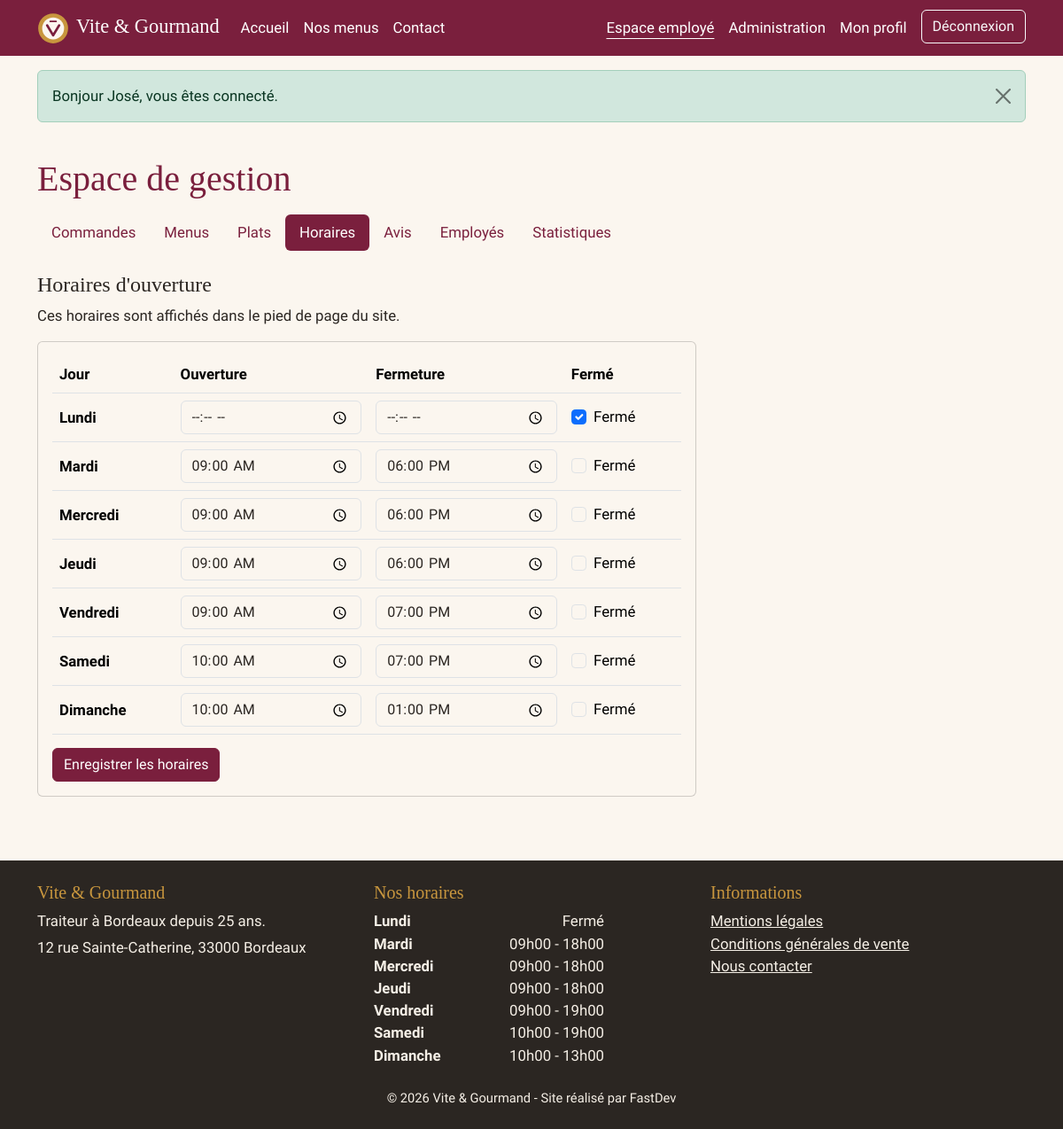
The app's page /employe/horaires (signed in) with its own data.
### tables this page shows
CREATE TABLE horaire (
    horaire_id      INT UNSIGNED AUTO_INCREMENT PRIMARY KEY,
    jour            ENUM('lundi','mardi','mercredi','jeudi','vendredi','samedi','dimanche') NOT NULL UNIQUE,
    heure_ouverture TIME NULL,
    heure_fermeture TIME NULL,
    ferme           BOOLEAN NOT NULL DEFAULT FALSE
);

### pages/employe/horaires.php (called while the page is built, shortened)
<?php
$errors = [];
render('employe/horaires', ['title' => 'Gestion des horaires', 'horaires' => horaires(), 'errors' => $errors]);

### public/index.php (called while the page is built, shortened)
<?php
$routes = [
    '/'                        => ['accueil', PUBLIC_],
    '/menus'                   => ['menus', PUBLIC_],
    '/menu'                    => ['menu', PUBLIC_],
    '/contact'                 => ['contact', PUBLIC_],
    '/mentions-legales'        => ['mentions-legales', PUBLIC_],
    '/cgv'                     => ['cgv', PUBLIC_],
    '/inscription'             => ['auth/inscription', PUBLIC_],
    '/connexion'               => ['auth/connexion', PUBLIC_],
    '/deconnexion'             => ['auth/deconnexion', CONNECTE],
    '/mot-de-passe-oublie'     => ['auth/mot-de-passe-oublie', PUBLIC_],
    '/reinitialiser'           => ['auth/reinitialiser', PUBLIC_],
    '/api/menus'               => ['api/menus', PUBLIC_],
    '/commander'               => ['commande/commander', CLIENT],
    '/espace'                  => ['espace/commandes', CLIENT],
    '/espace/commande'         => ['espace/commande', CLIENT],
    '/espace/commande/modifier'=> ['espace/modifier', CLIENT],
    '/espace/avis'             => ['espace/avis', CLIENT],
    '/espace/profil'           => ['espace/profil', CONNECTE],
    '/employe'                 => ['employe/commandes', STAFF],
    '/employe/commande'        => ['employe/commande', STAFF],
    '/employe/menus'           => ['employe/menus', STAFF],
    '/employe/menu'            => ['employe/menu-form', STAFF],
    '/employe/plats'           => ['employe/plats', STAFF],
    '/employe/horaires'        => ['employe/horaires', STAFF],
    '/employe/avis'            => ['employe/avis', STAFF],
    '/admin/employes'          => ['admin/employes', ADMIN],
    '/admin/statistiques'      => ['admin/statistiques', ADMIN],
    '/api/statistiques'        => ['api/statistiques', ADMIN],
];
$path = rtrim(current_path(), '/') ?: '/';
try {
    [$page, $roles] = $routes[$path];
    Auth::refresh();
    require dirname(__DIR__) . '/pages/' . $page . '.php';
} catch (\Throwable $e) {
    error_log((string) $e);
    if (App\Env::bool('APP_DEBUG')) {
        throw $e;
    }
    abort(500, 'Une erreur inattendue est survenue. Veuillez réessayer plus tard.');
}

### src/Auth.php (called while the page is built, shortened)
<?php
final class Auth
{
    public static function user(): ?array
    {
        return $_SESSION['user'] ?? null;
    }
    public static function id(): ?int
    {
        return self::user()['id'] ?? null;
    }
    public static function hasRole(string ...$roles): bool
    {
        $user = self::user();
        return $user !== null && in_array($user['role'], $roles, true);
    }
    public static function isStaff(): bool
    {
        return self::hasRole(self::EMPLOYE, self::ADMIN);
    }
    public static function refresh(): void
    {
        $row = Database::run(
            'SELECT u.actif, r.libelle AS role FROM utilisateur u JOIN role r ON r.role_id = u.role_id
             WHERE u.utilisateur_id = :id',
            ['id' => self::id()]
        )->fetch();
    }
}

### src/Env.php (called while the page is built, shortened)
<?php
final class Env
{
    public static function get(string $key, string $default = ''): string
    {
        $value = getenv($key);
        return $value === false ? $default : $value;
    }
}

### src/Database.php (called while the page is built, shortened)
<?php
final class Database
{
    private static ?PDO $pdo = null;
    public static function pdo(): PDO
    {
        if (self::$pdo === null) {
            $dsn = sprintf(
                'mysql:host=%s;port=%s;dbname=%s;charset=utf8mb4',
                Env::get('DB_HOST', '127.0.0.1'),
                Env::get('DB_PORT', '3306'),
                Env::get('DB_NAME', 'vite_gourmand')
            );
            $options = [
                PDO::ATTR_ERRMODE            => PDO::ERRMODE_EXCEPTION,
                PDO::ATTR_DEFAULT_FETCH_MODE => PDO::FETCH_ASSOC,
                PDO::ATTR_EMULATE_PREPARES   => false,
            ];
            $ca = Env::get('DB_SSL_CA');
            self::$pdo = new PDO($dsn, Env::get('DB_USER', 'root'), Env::get('DB_PASSWORD'), $options);
            self::$pdo->exec("SET time_zone = '" . (new \DateTimeImmutable())->format('P') . "'");
        }
        return self::$pdo;
    }
    public static function run(string $sql, array $params = []): \PDOStatement
    {
        $stmt = self::pdo()->prepare($sql);
        $stmt->execute($params);
        return $stmt;
    }
}

### templates/pages/employe/horaires.php (the view, shortened to what this page needs)
<div class="container py-4">
    <h1 class="mb-3">Espace de gestion</h1>
    <?= render_partial('partials/nav-staff') ?>
    <h2 class="h4">Horaires d'ouverture</h2>
    <p>Ces horaires sont affichés dans le pied de page du site.</p>
    <form method="post" action="/employe/horaires" class="card card-body col-lg-8" novalidate>
        <table class="table align-middle mb-3">
            <thead><tr><th scope="col">Jour</th><th scope="col">Ouverture</th><th scope="col">Fermeture</th><th scope="col">Fermé</th></tr></thead>
            <tbody>
            <?php foreach ($horaires as $h): $id = (int) $h['horaire_id']; $ferme = $_POST ? !empty($_POST['horaires'][$id]['ferme']) : (bool) $h['ferme']; ?>
                <tr>
                    <th scope="row"><?= e(ucfirst($h['jour'])) ?></th>
                    <td><label class="visually-hidden" for="o-<?= $id ?>">Ouverture le <?= e($h['jour']) ?></label>
                        <input type="time" class="form-control" id="o-<?= $id ?>" name="horaires[<?= $id ?>][ouverture]" value="<?= e($_POST['horaires'][$id]['ouverture'] ?? substr((string) $h['heure_ouverture'], 0, 5)) ?>"></td>
                    <td><label class="visually-hidden" for="f-<?= $id ?>">Fermeture le <?= e($h['jour']) ?></label>
                        <input type="time" class="form-control" id="f-<?= $id ?>" name="horaires[<?= $id ?>][fermeture]" value="<?= e($_POST['horaires'][$id]['fermeture'] ?? substr((string) $h['heure_fermeture'], 0, 5)) ?>"></td>
                    <td><div class="form-check">
                        <input class="form-check-input" type="checkbox" id="x-<?= $id ?>" name="horaires[<?= $id ?>][ferme]" value="1" <?= $ferme ? 'checked' : '' ?>>
                        <label class="form-check-label" for="x-<?= $id ?>"><span class="visually-hidden">Fermé le <?= e($h['jour']) ?></span><span aria-hidden="true">Fermé</span></label>
                    </div></td>
                </tr>
            <?php endforeach; ?>
            </tbody>
        </table>
        <button type="submit" class="btn btn-bordeaux align-self-start">Enregistrer les horaires</button>
    </form>
</div>

### templates/layout.php (shortened to what this page needs)
<?php
$user = Auth::user();
?>
<!DOCTYPE html>
<html lang="fr">
<head>
    <link href="https://cdn.jsdelivr.net/npm/bootstrap@5.3.3/dist/css/bootstrap.min.css" rel="stylesheet"
>
    <link href="/assets/css/style.css" rel="stylesheet">
</head>
<body>
<header>
    <nav class="navbar navbar-expand-lg navbar-dark bg-bordeaux" aria-label="Menu principal">
        <div class="container">
            <a class="navbar-brand" href="/">
                <img src="/assets/img/logo.svg" alt="" width="36" height="36" class="me-2">Vite &amp; Gourmand
            </a>
            <div class="collapse navbar-collapse" id="navPrincipale">
                <ul class="navbar-nav me-auto">
                    <li class="nav-item"><a class="nav-link<?= nav_active('/') ?>" href="/">Accueil</a></li>
                    <li class="nav-item"><a class="nav-link<?= nav_active('/menus') ?>" href="/menus">Nos menus</a></li>
                    <li class="nav-item"><a class="nav-link<?= nav_active('/contact') ?>" href="/contact">Contact</a></li>
                </ul>
                <ul class="navbar-nav">
                    <?php if ($user === null): ?>
                        <li class="nav-item"><a class="nav-link<?= nav_active('/connexion') ?>" href="/connexion">Connexion</a></li>
                        <li class="nav-item"><a class="btn btn-or ms-lg-2" href="/inscription">Créer un compte</a></li>
                    <?php else: ?>
                        <?php if (Auth::isStaff()): ?>
                            <li class="nav-item"><a class="nav-link<?= nav_active('/employe') ?>" href="/employe">Espace employé</a></li>
                        <?php endif; ?>
                        <?php if ($user['role'] === Auth::ADMIN): ?>
                            <li class="nav-item"><a class="nav-link<?= nav_active('/admin/statistiques') ?>" href="/admin/statistiques">Administration</a></li>
                        <?php endif; ?>
                        <li class="nav-item"><a class="nav-link<?= nav_active('/espace/profil') ?>" href="/espace/profil">Mon profil</a></li>
                        <li class="nav-item">
                            <form action="/deconnexion" method="post" class="d-inline">
                                <button type="submit" class="btn btn-outline-light ms-lg-2">Déconnexion</button>
                            </form>
                        </li>
                    <?php endif; ?>
                </ul>
            </div>
        </div>
    </nav>
</header>
<main id="contenu" tabindex="-1">
    <?php $messages = flashes(); if ($messages): ?>
        <div class="container mt-3">
            <?php foreach ($messages as $m): ?>
                <div class="alert alert-<?= e($m['type']) ?> alert-dismissible fade show" role="alert">
                    <?= e($m['message']) ?>
                    <button type="button" class="btn-close" data-bs-dismiss="alert" aria-label="Fermer le message"></button>
                </div>
            <?php endforeach; ?>
        </div>
    <?php endif; ?>
    <?= $contenu ?>
</main>
<footer class="footer mt-5">
    <div class="container py-4">
        <div class="row g-4">
            <div class="col-md-4">
                <h2 class="h5">Vite &amp; Gourmand</h2>
                <p class="mb-1">Traiteur à Bordeaux depuis 25 ans.</p>
                <p class="mb-0">12 rue Sainte-Catherine, 33000 Bordeaux</p>
            </div>
            <div class="col-md-4">
                <h2 class="h5">Nos horaires</h2>
                <ul class="list-unstyled horaires mb-0">
                    <?php $horaires = horaires(); if (!$horaires): ?><li>Horaires momentanément indisponibles</li><?php endif; ?>
                    <?php foreach ($horaires as $h): ?>
                        <li>
                            <span class="jour"><?= e(ucfirst($h['jour'])) ?></span>
                            <span><?= $h['ferme'] ? 'Fermé' : e(heure_fr($h['heure_ouverture']) . ' - ' . heure_fr($h['heure_fermeture'])) ?></span>
                        </li>
                    <?php endforeach; ?>
                </ul>
            </div>
            <div class="col-md-4">
                <h2 class="h5">Informations</h2>
                <ul class="list-unstyled mb-0">
                    <li><a href="/mentions-legales">Mentions légales</a></li>
                    <li><a href="/cgv">Conditions générales de vente</a></li>
                    <li><a href="/contact">Nous contacter</a></li>
                </ul>
            </div>
        </div>
        <p class="text-center small mt-4 mb-0">&copy; <?= date('Y') ?> Vite &amp; Gourmand - Site réalisé par FastDev</p>
    </div>
</footer>
</body>
</html>

### public/assets/css/style.css (style rules this page uses)
:root { --vg-bordeaux: #7A1F3D; --vg-bordeaux-fonce: #5A1530; --vg-creme: #FBF6EF; --vg-creme-fonce: #F3E8D8; --vg-or: #C8963E; --vg-sauge: #3F5A3B; --vg-encre: #2B2622; --bs-body-font-family: 'Source Sans 3', system-ui, sans-serif; --bs-body-color: var(--vg-encre); --bs-body-bg: var(--vg-creme); --bs-link-color-rgb: 122, 31, 61; --bs-link-hover-color-rgb: 90, 21, 48; }
body { font-size: 1.05rem; }
h1, h2, h3, .h1, .h2, .h3, .navbar-brand, .atout-chiffre { font-family: 'Playfair Display', Georgia, serif; color: var(--vg-bordeaux); }
.h5, .h6, h4, h5, h6 { color: var(--vg-encre); }
.bg-bordeaux { background-color: var(--vg-bordeaux) !important; }
.navbar-brand { color: #fff !important; font-size: 1.4rem; }
.navbar-dark .nav-link { color: #fff; }
.navbar-dark .nav-link:hover, .navbar-dark .nav-link.active { color: #fff; text-decoration: underline; text-underline-offset: 6px; }
.btn-bordeaux { --bs-btn-bg: var(--vg-bordeaux); --bs-btn-border-color: var(--vg-bordeaux); --bs-btn-color: #fff; --bs-btn-hover-bg: var(--vg-bordeaux-fonce); --bs-btn-hover-border-color: var(--vg-bordeaux-fonce); --bs-btn-hover-color: #fff; --bs-btn-active-bg: var(--vg-bordeaux-fonce); --bs-btn-active-color: #fff; }
.footer { background: var(--vg-encre); color: #f5efe6; }
.footer .h5 { color: var(--vg-or); font-family: 'Playfair Display', Georgia, serif; }
.footer a { color: #f5efe6; }
.horaires li { display: flex; justify-content: space-between; max-width: 260px; }
.horaires .jour { font-weight: 600; }

### records on screen
horaire: jour "Lundi", ferme "☑", shows "Fermé"
horaire: jour "Mardi", horaire_id+heure_ouverture "09:00", horaire_id+heure_fermeture "18:00", heure_ouverture+heure_fermeture "09h00 - 18h00"
horaire: jour "Mercredi", horaire_id+heure_ouverture "09:00", horaire_id+heure_fermeture "18:00", heure_ouverture+heure_fermeture "09h00 - 18h00"
horaire: jour "Jeudi", horaire_id+heure_ouverture "09:00", horaire_id+heure_fermeture "18:00", heure_ouverture+heure_fermeture "09h00 - 18h00"
horaire: jour "Vendredi", horaire_id+heure_ouverture "09:00", horaire_id+heure_fermeture "19:00", heure_ouverture+heure_fermeture "09h00 - 19h00"
horaire: jour "Samedi", horaire_id+heure_ouverture "10:00", horaire_id+heure_fermeture "19:00", heure_ouverture+heure_fermeture "10h00 - 19h00"
horaire: jour "Dimanche", horaire_id+heure_ouverture "10:00", horaire_id+heure_fermeture "13:00", heure_ouverture+heure_fermeture "10h00 - 13h00"

### other values on screen
$m['message'] "Bonjour José, vous êtes connecté."
